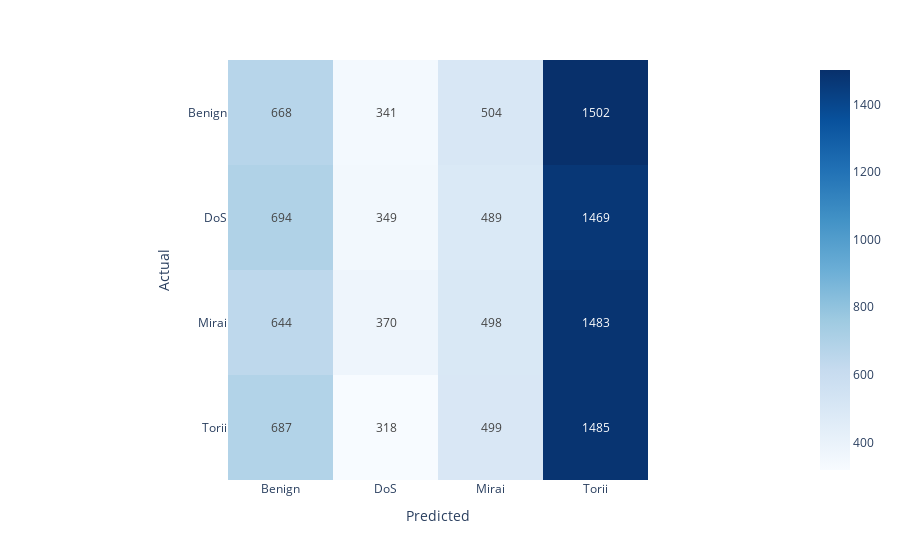

The cell this chart's notebook holds for it:
### Code cell
for model in classifiers:
    # Fit the model to the training data
    y_pred = model.predict(X.values)
    
    # Calculate accuracy
    accuracy = accuracy_score(y_test_source, y_pred)
    print(model)
    print(accuracy)
    cm = confusion_matrix(y_test_source, y_pred)
    print("Confusion Matrix: ", cm)
    print(classification_report(y_test_source, y_pred))
    df_cm = pd.DataFrame(cm, columns=np.unique(y_test_source), index = np.unique(y_test_source))
    df_cm.index.name = 'Actual'
    df_cm.columns.name = 'Predicted'
    fig = px.imshow(df_cm, text_auto=True, color_continuous_scale='Blues',)
    fig.show()

### Figure 1 — Plotly figure (JSON) as saved in the notebook; plotly's stock layout.template omitted (floating-point values rounded to 4 significant figures)
{"data": [{"coloraxis": "coloraxis", "hovertemplate": "Predicted: %{x}<br>Actual: %{y}<br>color: %{z}<extra></extra>", "name": "0", "texttemplate": "%{z}", "type": "heatmap", "x": ["Benign", "DoS", "Mirai", "Torii"], "xaxis": "x", "y": ["Benign", "DoS", "Mirai", "Torii"], "yaxis": "y", "z": [[668, 341, 504, 1502], [694, 349, 489, 1469], [644, 370, 498, 1483], [687, 318, 499, 1485]]}], "layout": {"coloraxis": {"colorscale": [[0, "rgb(247,251,255)"], [0.125, "rgb(222,235,247)"], [0.25, "rgb(198,219,239)"], [0.375, "rgb(158,202,225)"], [0.5, "rgb(107,174,214)"], [0.625, "rgb(66,146,198)"], [0.75, "rgb(33,113,181)"], [0.875, "rgb(8,81,156)"], [1, "rgb(8,48,107)"]]}, "margin": {"t": 60}, "xaxis": {"anchor": "y", "constrain": "domain", "domain": [0, 1], "scaleanchor": "y", "title": {"text": "Predicted"}}, "yaxis": {"anchor": "x", "autorange": "reversed", "constrain": "domain", "domain": [0, 1], "title": {"text": "Actual"}}}}
